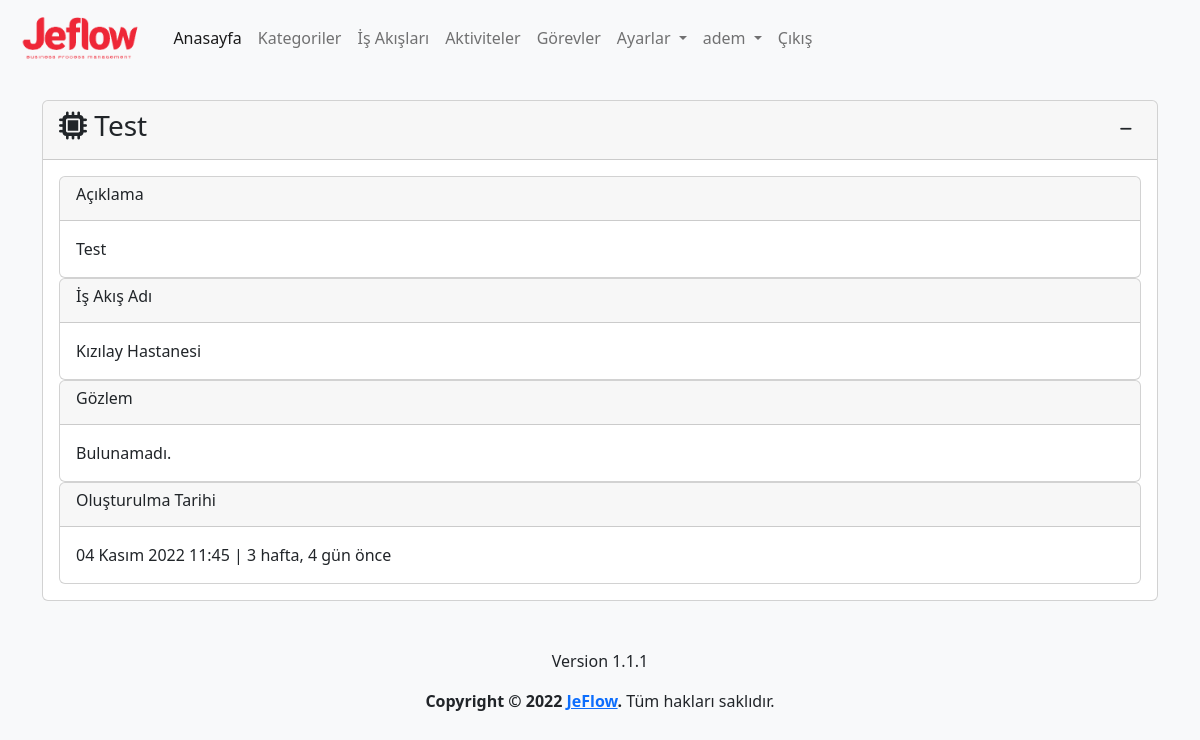
The page /activity/2/detail (signed in) on the database its author committed.
### app/models.py (models this page shows, shortened)
class Activity(models.Model):
    process=models.ForeignKey(Process,on_delete=models.CASCADE,verbose_name='İş Adı')
    name=models.CharField(max_length=500,verbose_name='Aktivite Adı')
    description=models.TextField(verbose_name='Aktivite Açıklaması', blank=True,null=True)
    observation=models.TextField(verbose_name='Gözlem', blank=True,null=True)
    file=models.FileField(upload_to='activity_files/%Y/%m/%d/', verbose_name='Dosya', blank=True, null=True)
    created_date=models.DateTimeField(auto_now_add=True, verbose_name='Oluşturulma Tarihi')
    user=models.ForeignKey(User,on_delete=models.CASCADE,verbose_name='Kullanıcı', blank=True, null=True)
    class Meta:
        verbose_name='Aktive'
        verbose_name_plural='Aktiviteler'

class Process(models.Model):
    category=models.ForeignKey(Category,on_delete=models.CASCADE,verbose_name='Kategori')
    name=models.CharField(max_length=500,verbose_name='İş Akış Adı')
    description=models.TextField(verbose_name='İş Akış Açıklaması', blank=True, null=True)
    state=models.ForeignKey(State, on_delete=models.SET_NULL,verbose_name='Durum', blank=True, null=True)
    file=models.FileField(upload_to='process_files/%Y/%m/%d/', verbose_name='Dosya', blank=True, null=True)
    created_date=models.DateTimeField(auto_now_add=True, verbose_name='Oluşturulma Tarihi')
    user=models.ForeignKey(User,on_delete=models.CASCADE,verbose_name='Kullanıcı', blank=True, null=True)
    class Meta:
        verbose_name='İş Akışı'
        verbose_name_plural='İş Akışları'

### app/views.py (the view)
@login_required(login_url='/user/login/')
def activity_detail(request,activity_id):
    activity=get_object_or_404(Activity,pk=activity_id)
    context={
        'activity':activity,
    }
    return render(request,'app/activity_detail.html',context)

### templates/app/activity_detail.html (shortened to what this page needs)
{% extends 'layout.html' %}
{% load humanize %}
{% block content %}
<div class="row mt-3">
    <div class="col-md-12">
        <div class="card">
            <div class="card-header">
                <h3 class="card-title">
                    <i class="fa-solid fa-microchip"></i>
                    {{ activity.name }}
                    <div class="float-end">
                        <button class="btn btn-sm" type="button" data-bs-toggle="collapse"
                            data-bs-target="#collapseActivity" aria-expanded="false" aria-controls="collapseActivity">
                            <i class="fa-solid fa-minus"></i>
                        </button>
                    </div>
                </h3>
            </div>
            <div class="collapse show" id="collapseActivity">
                <div class="card-body">
                    <div class="card">
                        <div class="card-header">
                            <h6 class="card-title">Açıklama</h6>
                        </div>
                        <div class="card-body">
                            {% if activity.description %}
                            {{ activity.description | safe }}
                            {% else %}
                            Bulunamadı.
                            {% endif %}
                        </div>
                    </div>
                    <div class="card">
                        <div class="card-header">
                            <h6 class="card-title">İş Akış Adı</h6>
                        </div>
                        <div class="card-body">
                            {{ activity.process.name }}
                        </div>
                    </div>
                    <div class="card">
                        <div class="card-header">
                            <h6 class="card-title">Gözlem</h6>
                        </div>
                        <div class="card-body">
                            {% if activity.observation %}
                            {{ activity.observation }}
                            {% else %}
                            Bulunamadı.
                            {% endif %}
                        </div>
                    </div>
                    <div class="card">
                        <div class="card-header">
                            <h6 class="card-title">Oluşturulma Tarihi</h6>
                        </div>
                        <div class="card-body">
                            {{ activity.created_date }} | {{ activity.created_date | timesince}} önce
                        </div>
                    </div>
                </div>
            </div>
        </div>
    </div>
</div>
{% endblock %}

### templates/layout.html (shortened to what this page needs)
{% load static %}
<!doctype html>
<html lang="tr">
<head>
  <link href="https://cdn.jsdelivr.net/npm/bootstrap@5.2.2/dist/css/bootstrap.min.css" rel="stylesheet"
>
  <link rel="stylesheet" href="{% static 'css/jeflow.css' %}">
  <link href="https://cdn.jsdelivr.net/npm/summernote@0.8.18/dist/summernote-lite.min.css" rel="stylesheet">
  <link href="https://cdn.jsdelivr.net/npm/select2@4.1.0-rc.0/dist/css/select2.min.css" rel="stylesheet" />
  <link rel="stylesheet" type="text/css" href="https://cdn.datatables.net/1.12.1/css/dataTables.bootstrap5.min.css">
  <link rel="stylesheet" type="text/css"
    href="https://cdn.datatables.net/responsive/2.3.0/css/responsive.dataTables.min.css">
  <link rel="stylesheet" type="text/css" href="https://cdn.datatables.net/buttons/2.2.3/css/buttons.bootstrap5.min.css">
</head>
<body class="bg-light">
  <header>
    <nav class="navbar navbar-expand-lg bg-light">
      <div class="container-fluid">
        <a class="navbar-brand" href="{% url 'index' %}">
          <img class="logo" src="{% static 'img/logo-text.png' %}" alt="JeFlow">
        </a>
        <div class="collapse navbar-collapse" id="navbarNavDropdown">
          <ul class="navbar-nav">
            <li class="nav-item">
              <a class="nav-link active" aria-current="page" href="{% url 'index' %}">Anasayfa</a>
            </li>
            {% if user.is_authenticated %}
            <li class="nav-item">
              <a class="nav-link" href="{% url 'category' %}">Kategoriler</a>
            </li>
            <li class="nav-item">
              <a class="nav-link" href="{% url 'process' %}">İş Akışları</a>
            </li>
            <li class="nav-item">
              <a class="nav-link" href="{% url 'activity' %}">Aktiviteler</a>
            </li>
            <li class="nav-item">
              <a class="nav-link" href="{% url 'task' %}">Görevler</a>
            </li>
            <li class="nav-item dropdown">
              <a class="nav-link dropdown-toggle" href="{% url 'settings' %}" role="button" data-bs-toggle="dropdown"
                aria-expanded="false">
                Ayarlar
              </a>
            </li>
            <li class="nav-item dropdown">
              <a class="nav-link dropdown-toggle" href="{% url 'profile' %}" role="button" data-bs-toggle="dropdown"
                aria-expanded="false">
                {{ user }}
              </a>
            </li>
            <li class="nav-item">
              <a class="nav-link" href="javascript:{document.getElementById('logout').submit()}">Çıkış</a>
            </li>
            {% else %}
            <li class="nav-item">
              <a class="nav-link" href="{% url 'register' %}">Kayıt Ol</a>
            </li>
            {% endif %}
          </ul>
        </div>
      </div>
    </nav>
  </header>
  <main>
    <div class="container mt-4">
      {% block content %}
      {% endblock %}
    </div>
  </main>
  <footer class="mt-5">
    <div class="d-flex flex-column justify-content-center align-items-center">
      <p>Version 1.1.1</p>
      <p><strong>Copyright &copy; 2022 <a href="{% url 'index' %}">JeFlow</a>.</strong> Tüm hakları saklıdır.</p>
    </div>
  </footer>
</body>
</html>

### static/css/jeflow.css (style rules this page uses)
img.logo { height: 50px; }

### rows shown on the page
Activity: name "Test", description "Test", process.name "Kızılay Hastanesi", created_date "04 Kasım 2022 11:45", created_date "3 hafta, 4 gün"

### other values the page prints
{{ user }} "adem"
